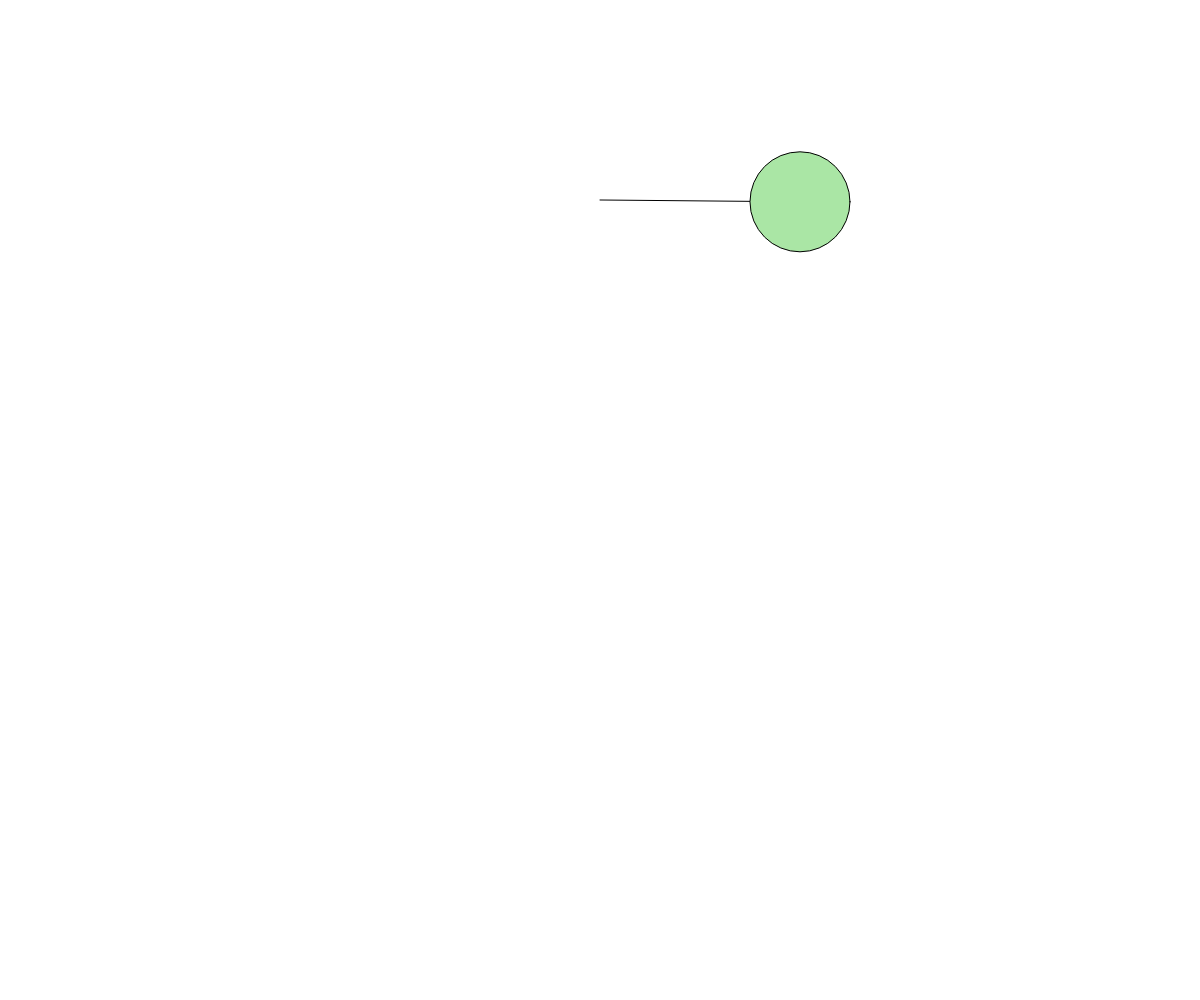
Frame 1 (no input)
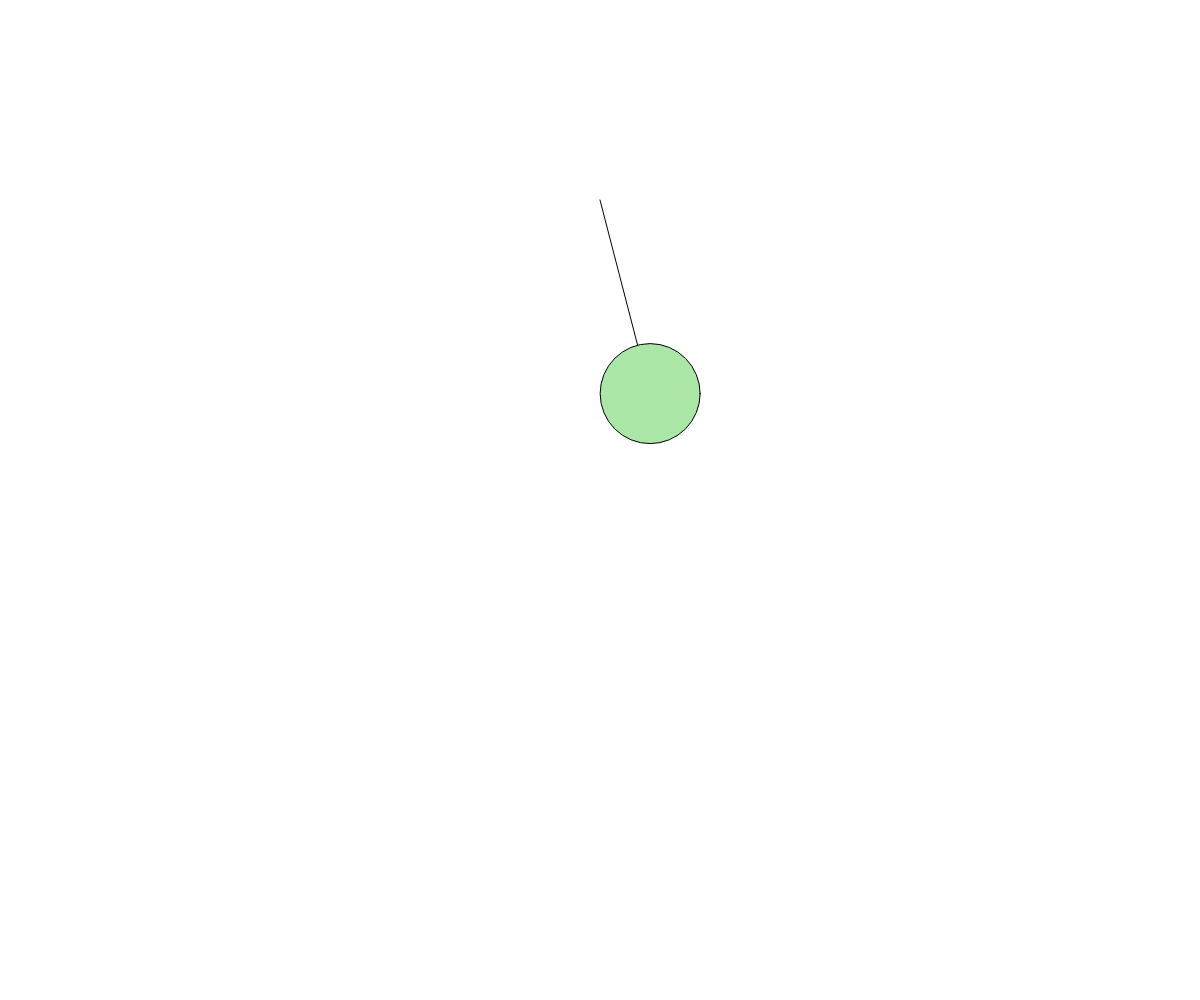
Frame 60 (no input)
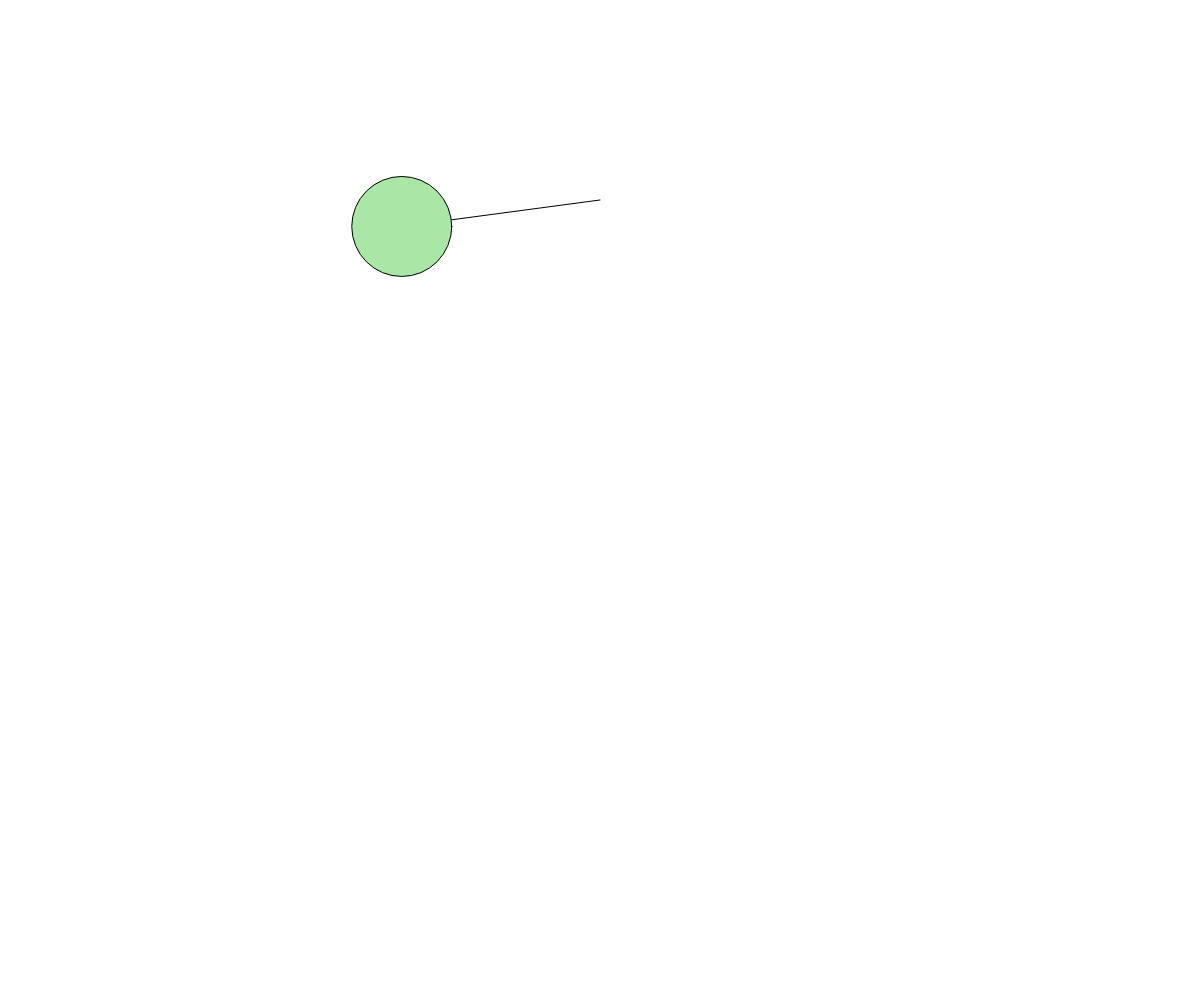
Frame 120 (the mouse pressed at the canvas centre since frame 60)

The p5.js sketch that drew these frames (run headless with seeded random() and noise() and a simulated clock; from frame 60 on, the mouse is pressed at the canvas centre):

// p5.js sketch
// ── sketch.js
const canvasWidth = window.innerWidth
const canvasHeight = window.innerHeight
const waveHeight = 200
let pendulum

function setup(){
    createCanvas(canvasWidth, canvasHeight) 
    pendulum = createPendulum()
}

function draw(){
    background(255)
    updatePendulumAngle(pendulum)
    updatePendulumPosition(pendulum)
    drawPendulum(pendulum)
}

const drawLine = (pendulum) => {
    stroke(0)
    line(pendulum.center.x, pendulum.center.y, pendulum.lineStart.x, pendulum.lineStart.y)
}


const drawCircle = (pendulum) => {
    fill(pendulum.color)
    ellipse(pendulum.center.x, pendulum.center.y, pendulum.size)
}

const drawPendulum = (pendulum) => {
    drawLine(pendulum)
    drawCircle(pendulum)
}

const updatePendulumAngle = (pendulum) => {
    // a formula that I didn't make up
    // (see: http://www.myphysicslab.com/pendulum1.html)
    pendulum.acceleration = (-1 * pendulum.gravity/pendulum.size) * sin(pendulum.angle)
    pendulum.velocity += pendulum.acceleration
    pendulum.damping -= 0.00001
    pendulum.velocity *= pendulum.damping
    pendulum.prevAngle = pendulum.angle
    pendulum.angle += pendulum.velocity
    // if(Math.abs(pendulum.prevAngle - pendulum.angle < 0.0001)){
    //     pendulum.ended = true
    // }
    
}


const updatePendulumPosition = (pendulum) => {
    pendulum.center.x = pendulum.swingRadius * sin(pendulum.angle) + pendulum.lineStart.x
    pendulum.center.y = pendulum.swingRadius * cos(pendulum.angle) + pendulum.lineStart.y
}



const createPendulum = (idx) => {
    return {
        origin: {x: canvasWidth/2, y: 500},
        center: {x: canvasWidth/2, y: 500},
        lineStart: {x: canvasWidth/2, y: 200},
        size: 100,
        swingRadius: 200,
        color: [170, 230, 165],
        gravity: 0.9,
        damping: 0.99995,
        angle: PI/2,
        acceleration: 0,
        velocity: 0,
    }
}
